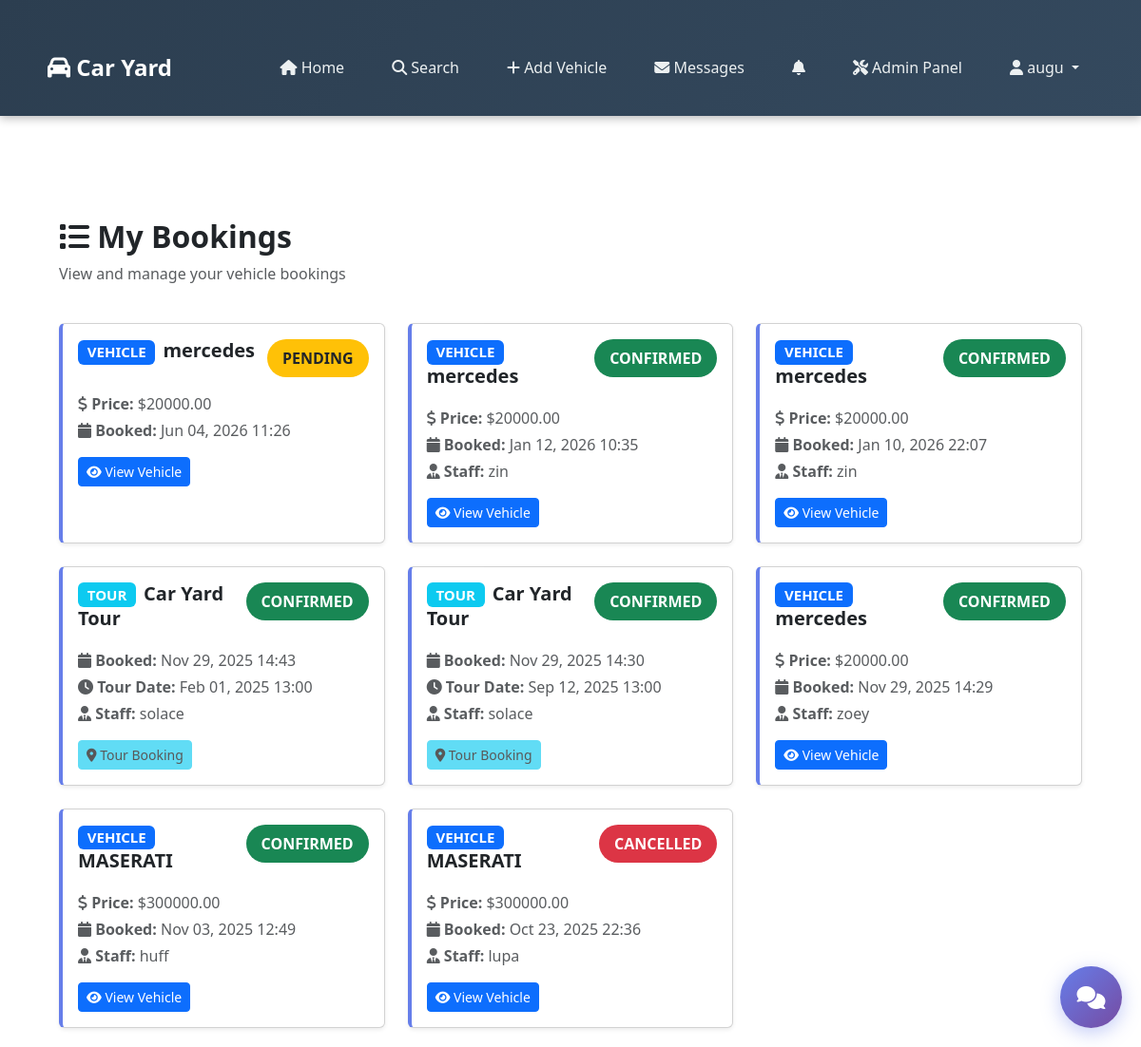
Page /my-bookings/ (signed in) on the committed database.
### caryard/models.py (models this page shows, shortened)
class Booking(models.Model):
    STATUS_CHOICES = (
        ('PENDING', 'Pending'),
        ('CONFIRMED', 'Confirmed'),
        ('CANCELLED', 'Cancelled'),
    )
    BOOKING_TYPE_CHOICES = (
        ('VEHICLE', 'Vehicle Purchase'),
        ('TOUR', 'Car Yard Tour'),
    )
    booking_type = models.CharField(max_length=10, choices=BOOKING_TYPE_CHOICES, default='VEHICLE')
    vehicle = models.ForeignKey(Vehicle, on_delete=models.CASCADE, null=True, blank=True)
    buyer = models.ForeignKey(Buyer, on_delete=models.CASCADE)
    date = models.DateTimeField(default=timezone.now)
    staff = models.ForeignKey(Staff, on_delete=models.SET_NULL, null=True, blank=True)
    status = models.CharField(max_length=10, choices=STATUS_CHOICES, default='PENDING')
    tour_date = models.DateTimeField(null=True, blank=True, help_text="Preferred date for car yard tour")
    notes = models.TextField(blank=True, help_text="Additional notes for the booking")

class Vehicle(models.Model):
    seller = models.ForeignKey(Seller, on_delete=models.CASCADE, related_name="vehicles")
    title = models.CharField(max_length=200, null =True)
    description = models.TextField()
    price = models.DecimalField(max_digits=10, decimal_places=2, null = True)
    image = models.ImageField(upload_to="vehicles/")
    created = models.DateTimeField(default=timezone.now)

class Staff(models.Model):
    user = models.OneToOneField(User, on_delete=models.CASCADE)
    position = models.CharField(max_length=100, blank=True, null=True, default='staff')
    phone = models.CharField(max_length=20, blank=True, null=True)
    assigned_since = models.DateTimeField(default=timezone.now)

### caryard/views.py (the view)
# urls.py: path("my-bookings/", views.my_bookings, name="my_bookings"),
@login_required
def my_bookings(request):
    try:
        buyer = Buyer.objects.get(user=request.user)
        bookings = Booking.objects.filter(buyer=buyer).select_related('vehicle', 'staff').order_by('-date')
    except Buyer.DoesNotExist:
        bookings = []
    return render(request, 'my_bookings.html', {
        'bookings': bookings
    })

### caryard/templates/my_bookings.html (shortened to what this page needs)
{% extends "base.html" %} {% load static %} {% block content %}
<div class="container-fluid">
    <div class="row mb-4">
        <div class="col-12">
            <h2 class="fw-bold">
                <i class="fa fa-list"></i> My Bookings
            </h2>
            <p class="text-muted">View and manage your vehicle bookings</p>
        </div>
    </div>
    {% if bookings %}
    <div class="row g-4">
        {% for booking in bookings %}
        <div class="col-md-6 col-lg-4">
            <div class="card booking-card shadow-sm h-100">
                <div class="card-body">
                    <div class="d-flex justify-content-between align-items-start mb-3">
                        <div>
                            <h5 class="card-title fw-bold mb-1">
                                {% if booking.booking_type == 'TOUR' %}
                                    <span class="badge bg-info text-white me-2">TOUR</span>Car Yard Tour
                                {% else %}
                                    <span class="badge bg-primary me-2">VEHICLE</span>{{ booking.vehicle.title|default:"N/A" }}
                                {% endif %}
                            </h5>
                        </div>
                        <span class="status-badge
                            {% if booking.status == 'CONFIRMED' %}bg-success text-white
                            {% elif booking.status == 'PENDING' %}bg-warning text-dark
                            {% else %}bg-danger text-white{% endif %}">
                            {{ booking.status }}
                        </span>
                    </div>
                    <div class="mb-3">
                        {% if booking.booking_type == 'VEHICLE' and booking.vehicle %}
                        <p class="text-muted mb-1">
                            <i class="fa fa-dollar-sign"></i> <strong>Price:</strong> ${{ booking.vehicle.price|floatformat:2 }}
                        </p>
                        {% endif %}
                        <p class="text-muted mb-1">
                            <i class="fa fa-calendar"></i> <strong>Booked:</strong> {{ booking.date|date:"M d, Y H:i" }}
                        </p>
                        {% if booking.booking_type == 'TOUR' and booking.tour_date %}
                        <p class="text-muted mb-1">
                            <i class="fa fa-clock"></i> <strong>Tour Date:</strong> {{ booking.tour_date|date:"M d, Y H:i" }}
                        </p>
                        {% endif %}
                        {% if booking.staff %}
                        <p class="text-muted mb-0">
                            <i class="fa fa-user-tie"></i> <strong>Staff:</strong> {{ booking.staff.user.username }}
                        </p>
                        {% endif %}
                    </div>
                    {% if booking.vehicle %}
                    <a href="{% url 'vehicle_detail' booking.vehicle.pk %}" class="btn btn-primary btn-sm">
                        <i class="fa fa-eye"></i> View Vehicle
                    </a>
                    {% else %}
                    <span class="btn btn-info btn-sm disabled">
                        <i class="fa fa-map-marker-alt"></i> Tour Booking
                    </span>
                    {% endif %}
                </div>
            </div>
        </div>
        {% endfor %}
    </div>
    {% endif %}
</div>
{% endblock %}

### caryard/templates/base.html (shortened to what this page needs)
{% load static %}
<!DOCTYPE html>
<html lang="en">
<head>
    <link href="https://cdn.jsdelivr.net/npm/bootstrap@5.3.2/dist/css/bootstrap.min.css" rel="stylesheet">
    <link href="https://cdnjs.cloudflare.com/ajax/libs/font-awesome/6.5.0/css/all.min.css" rel="stylesheet">
    <link href="{% static 'carousel.css' %}" rel="stylesheet">
</head>
<body class="car-yard-app">
    <nav class="navbar navbar-expand-lg navbar-dark bg-dark">
        <div class="container">
            <a class="navbar-brand" href="{% url 'home' %}">
                <i class="fa fa-car"></i> Car Yard
            </a>
            <div class="collapse navbar-collapse" id="navbarNav">
                <ul class="navbar-nav ms-auto">
                    <li class="nav-item"><a class="nav-link" href="{% url 'home' %}"><i class="fa fa-home"></i> Home</a></li>
                    <li class="nav-item"><a class="nav-link" href="{% url 'search' %}"><i class="fa fa-search"></i> Search</a></li>
                    <li class="nav-item"><a class="nav-link" href="{% url 'add_vehicle' %}"><i class="fa fa-plus"></i> Add Vehicle</a></li>
                    {% if user.is_authenticated %}
                    <li class="nav-item"><a class="nav-link" href="{% url 'inbox' %}"><i class="fa fa-envelope"></i> Messages</a></li>
                    <li class="nav-item">
                        <a class="nav-link position-relative" href="{% url 'notifications' %}">
                            <i class="fa fa-bell"></i>
                        </a>
                    </li>
                     {% if user.is_superuser %}
                    <li class="nav-item">
                        <a class="nav-link" href="/admin/">
                            <i class="fa fa-tools"></i> Admin Panel
                        </a>
                    </li>
                    {% endif %}
                    <li class="nav-item dropdown">
                        <a class="nav-link dropdown-toggle" href="#" id="navbarDropdown" role="button" data-bs-toggle="dropdown" aria-expanded="false">
                            <i class="fa fa-user"></i> {{ user.username }}
                        </a>
                    </li>
                    {% endif %}
                </ul>
            </div>
        </div>
    </nav>
    <div class="container mt-4 app-alerts">
    </div>
    <div class="container mt-4 app-content">
        {% block content %}{% endblock %}
    </div>
    <button id="openChat" class="chat-toggle-btn">
        <i class="fa fa-comments"></i>
    </button>
</body>
</html>

### static/carousel.css (style rules this page uses)
.container { position: relative; z-index: 10; background: transparent; border-radius: 10px; margin-top: 20px; padding: 20px; }

### caryard/templates/my_bookings.html (style rules this page uses)
.booking-card { transition: all 0.3s ease; border-left: 4px solid #667eea; }
.status-badge { padding: 8px 16px; border-radius: 20px; font-weight: 600; }

### caryard/templates/base.html (style rules this page uses)
.chat-toggle-btn { position: fixed; bottom: 20px; right: 20px; width: 65px; height: 65px; background: linear-gradient(135deg, #667eea 0%, #764ba2 100%); border: none; border-radius: 50%; color: white; font-size: 1.5rem; cursor: pointer; z-index: 9998; box-shadow: 0 5px 20px rgba(102, 126, 234, 0.4); transition: all 0.3s; display: flex; align-items: center; justify-content: center; }

### rows in the picture
Booking: vehicle "mercedes", status "PENDING", vehicle.price "20000.00", date "Jun 04, 2026 11:26", shows "View Vehicle"
Booking: vehicle "mercedes", status "CONFIRMED", vehicle.price "20000.00", date "Jan 12, 2026 10:35", staff.user.username "zin", shows "View Vehicle"
Booking: vehicle "mercedes", status "CONFIRMED", vehicle.price "20000.00", date "Jan 10, 2026 22:07", staff.user.username "zin", shows "View Vehicle"
Booking: booking_type "TOUR", status "CONFIRMED", date "Nov 29, 2025 14:43", tour_date "Feb 01, 2025 13:00", staff.user.username "solace", shows "Tour Booking"
Booking: booking_type "TOUR", status "CONFIRMED", date "Nov 29, 2025 14:30", tour_date "Sep 12, 2025 13:00", staff.user.username "solace", shows "Tour Booking"
Booking: vehicle "mercedes", status "CONFIRMED", vehicle.price "20000.00", date "Nov 29, 2025 14:29", staff.user.username "zoey", shows "View Vehicle"
Booking: vehicle "MASERATI", status "CONFIRMED", vehicle.price "300000.00", date "Nov 03, 2025 12:49", staff.user.username "huff", shows "View Vehicle"
Booking: vehicle "MASERATI", status "CANCELLED", vehicle.price "300000.00", date "Oct 23, 2025 22:36", staff.user.username "lupa", shows "View Vehicle"

### other values in the picture
{{ user.username }} "augu"
